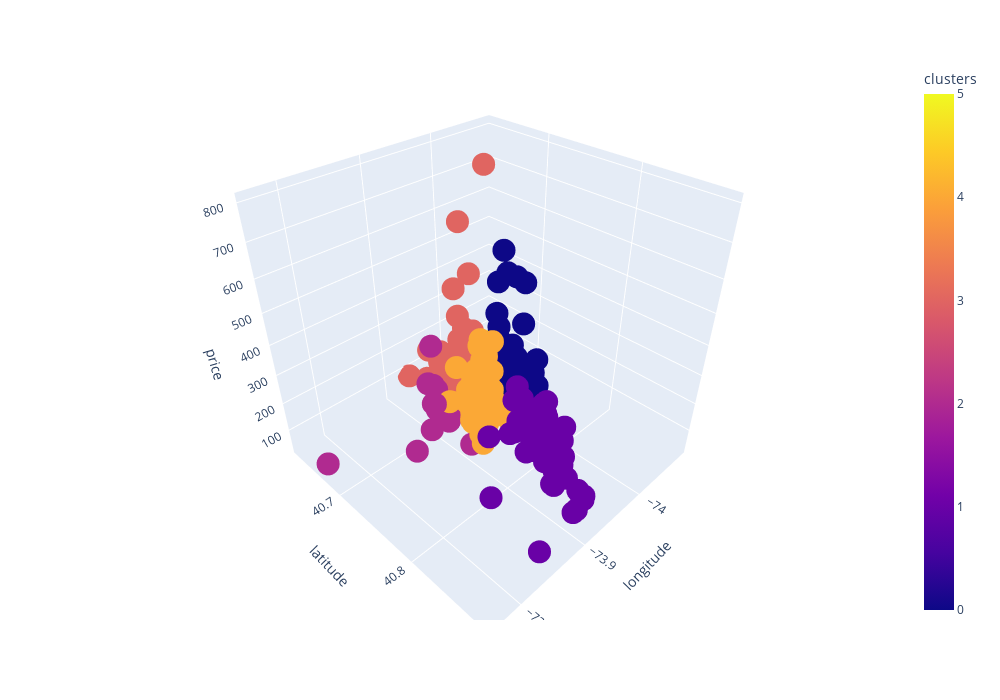

The notebook cell saved with this chart:
### Code cell
fig = px.scatter_3d(
    data_frame=df,
    x=lon,
    y=lat,
    z='price',
    color='clusters',
    width=1000,
    height=700
)

fig.show()

### Figure 1 — Plotly figure (JSON) as saved in the notebook; plotly's stock layout.template omitted (floating-point values rounded to 4 significant figures; data arrays with more than 128 entries replaced by an {"elided": "..."} marker saying what was removed)
{"data": [{"hovertemplate": "longitude=%{x}<br>latitude=%{y}<br>price=%{z}<br>clusters=%{marker.color}<extra></extra>", "legendgroup": "", "marker": {"color": {"elided": "350 int values"}, "coloraxis": "coloraxis", "symbol": "circle"}, "mode": "markers", "name": "", "scene": "scene", "showlegend": false, "type": "scatter3d", "x": {"elided": "350 float values"}, "y": {"elided": "350 float values"}, "z": {"elided": "350 int values"}}], "layout": {"coloraxis": {"colorbar": {"title": {"text": "clusters"}}, "colorscale": [[0, "#0d0887"], [0.1111, "#46039f"], [0.2222, "#7201a8"], [0.3333, "#9c179e"], [0.4444, "#bd3786"], [0.5556, "#d8576b"], [0.6667, "#ed7953"], [0.7778, "#fb9f3a"], [0.8889, "#fdca26"], [1, "#f0f921"]]}, "height": 700, "legend": {"tracegroupgap": 0}, "margin": {"t": 60}, "scene": {"domain": {"x": [0, 1], "y": [0, 1]}, "xaxis": {"title": {"text": "longitude"}}, "yaxis": {"title": {"text": "latitude"}}, "zaxis": {"title": {"text": "price"}}}, "width": 1000}}
